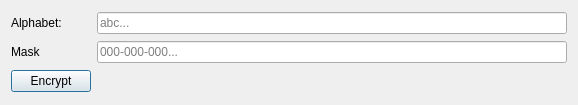
<?xml version="1.0" encoding="UTF-8"?>
<ui version="4.0">
 <class>MaskEncryptionDialog</class>
 <widget class="QDialog" name="MaskEncryptionDialog">
  <property name="geometry">
   <rect>
    <x>0</x>
    <y>0</y>
    <width>578</width>
    <height>105</height>
   </rect>
  </property>
  <property name="windowTitle">
   <string>Mask Encryption Properties</string>
  </property>
  <layout class="QGridLayout" name="gridLayout">
   <item row="3" column="1">
    <widget class="QLineEdit" name="AlphabetLineEdit">
     <property name="placeholderText">
      <string>abc...</string>
     </property>
    </widget>
   </item>
   <item row="3" column="0">
    <widget class="QLabel" name="AlphabetLabel">
     <property name="text">
      <string>Alphabet:</string>
     </property>
    </widget>
   </item>
   <item row="8" column="0">
    <widget class="QLabel" name="MaskLabel">
     <property name="text">
      <string>Mask</string>
     </property>
    </widget>
   </item>
   <item row="9" column="0">
    <widget class="QPushButton" name="EncryptionPushButton">
     <property name="text">
      <string>Encrypt</string>
     </property>
    </widget>
   </item>
   <item row="8" column="1">
    <widget class="QLineEdit" name="MaskLineEdit">
     <property name="placeholderText">
      <string>000-000-000...</string>
     </property>
    </widget>
   </item>
  </layout>
 </widget>
 <tabstops>
  <tabstop>AlphabetLineEdit</tabstop>
  <tabstop>MaskLineEdit</tabstop>
  <tabstop>EncryptionPushButton</tabstop>
 </tabstops>
 <resources/>
 <connections/>
</ui>
